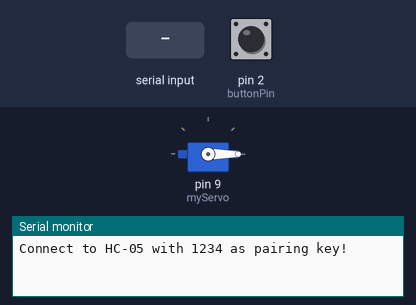
This sketch was run on a simulated Arduino Uno, built with avr-gcc and run on an emulated ATmega328P. On the bench: servo, the last lines printed to the serial monitor. The inputs (shaded band) are chosen by the test bench; at power-on: pin 2 (buttonPin) LOW.

Above: at 1.2 s.
1.3 s: "1" received over the second serial link
At 1.7 s:
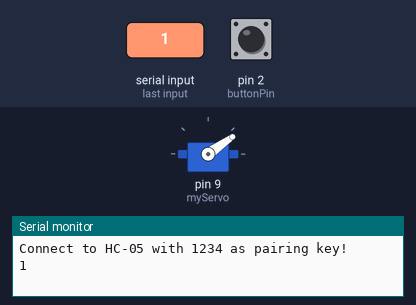
Timing chart, 0 to 4.3 s (numbered marks = the images above; inputs shaded):
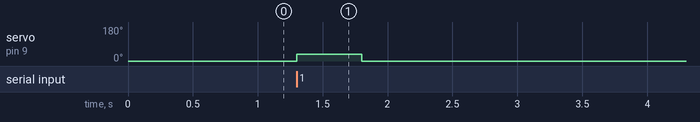

Measured:
- after the input at 1.3 s, servo on pin 9 (myServo): 0° → 35° at once, → 0° 0.50 s later

The sketch:

arduino-power-on-physically.ino
```cpp
 #include <SoftwareSerial.h>
#include <Servo.h>

SoftwareSerial SerialBT(10, 11); // RX | TX
Servo myServo;

const int buttonPin = 2;
int switchState = 0;

char flag = '0';

void setup() {

  // initialize the pushbutton pin as an input:
  pinMode(buttonPin, INPUT);

  // Serial Port
  Serial.begin(9600);
  Serial.println("Connect to HC-05 with 1234 as pairing key!");

  // Bluetooth Serial
  SerialBT.begin(9600);

  // Servo
  myServo.attach(9);
  myServo.write(0);
}

void pressButton() {
  myServo.write(35);
  delay(500);
  myServo.write(0);
}

void loop() {
  if (SerialBT.available()) {
    flag = SerialBT.read();
    Serial.write(flag);
  }
  switchState = digitalRead(buttonPin);
  if(switchState == HIGH) {
    pressButton();
    delay(3000);
  } else {
    if(flag == '1') {
    pressButton();
    flag = '0';
    }
  }
}
```
